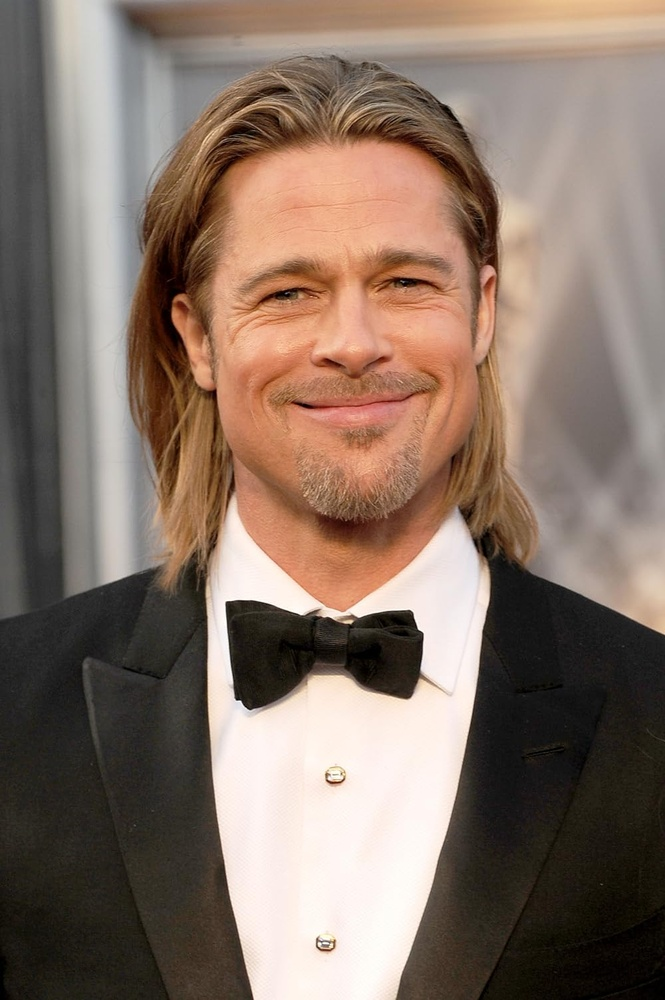
#> input picture target/bp.jpg, 665 x 1000 px, shrunk from 1000 x 1503 before the run; its folder holds only this picture in this run
$ python face_finder.py
#> lines starting #> are read from the running program, lines starting #| are printed output that depends on the picture
import cv2
import os

face_cascade = cv2.CascadeClassifier(cv2.data.haarcascades + 'haarcascade_frontalface_default.xml')

def detect_faces(image_path):
#> called with image_path = 'target/bp.jpg'
    image = cv2.imread(image_path)
#> image is the input picture: shape (1000, 665, 3); mean B, G, R 102.3, 114.8, 134
    gray = cv2.cvtColor(image, cv2.COLOR_BGR2GRAY)
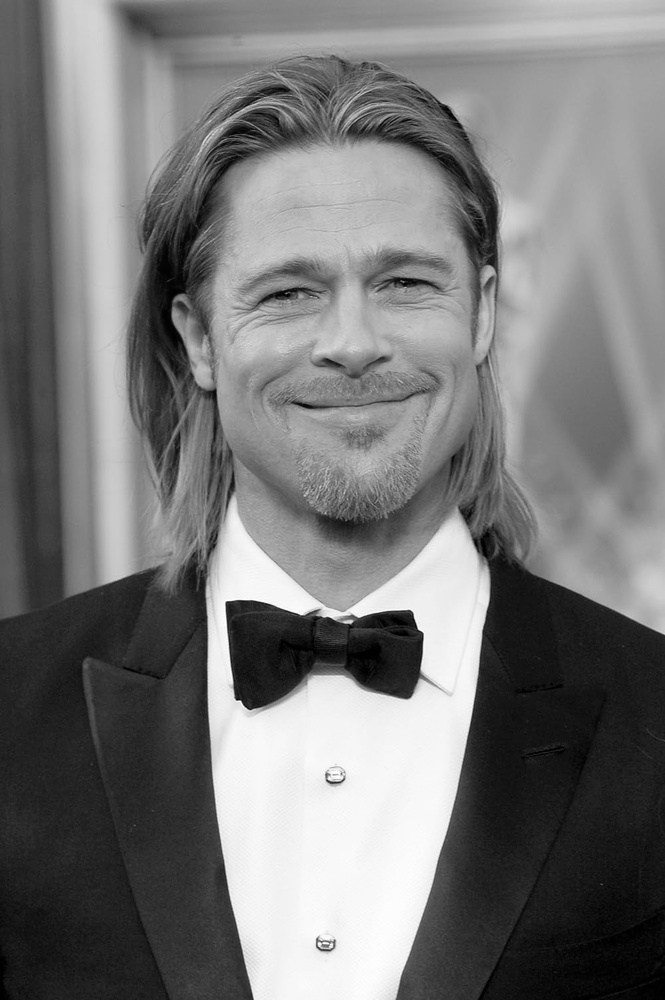
#> gray: shape (1000, 665); min 0, max 254, mean 119.1
    faces = face_cascade.detectMultiScale(gray, scaleFactor=1.3, minNeighbors=5)
#> faces = [[168, 153, 345, 345]]
    return faces

def save_faces(image_path, faces):
    image = cv2.imread(image_path)

    for i, (x, y, w, h) in enumerate(faces):
        face = image[y:y+h, x:x+w]
        new_image_path = f"{os.path.splitext(image_path)[0]}_face_{i+1}.jpg"
        cv2.imwrite(new_image_path, face)
        print(f"Face saved as {new_image_path}")

def process_folder(folder_path):
    for root, dirs, files in os.walk(folder_path):
        for file in files:
            if file.lower().endswith(('.png', '.jpg', '.jpeg')):
                image_path = os.path.join(root, file)
                faces = detect_faces(image_path)
#> faces = [[168, 153, 345, 345]]

                if len(faces) > 0:
                    save_faces(image_path, faces)
#> the loop in save_faces, `for i, (x, y, w, h) in enumerate(faces):` made 1 pass
#| Face saved as target/bp_face_1.jpg
#> pass 1, in save_faces, `face = image[y:y+h, x:x+w]`:
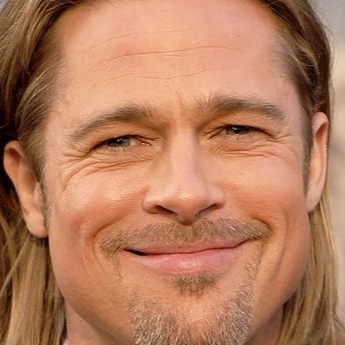
#> face: shape (345, 345, 3); mean B, G, R 93.6, 124.2, 180.4
                os.remove(image_path)

# process_folder("dataset")
# process_folder("tests")
process_folder("target")

$ run again, on target/sj.jpg
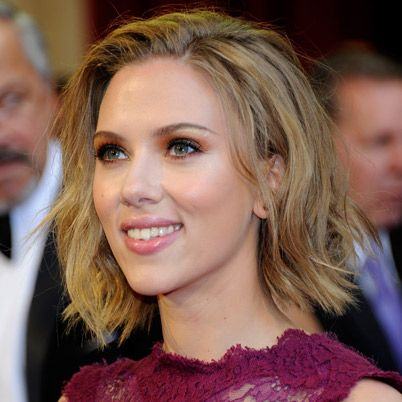
#> input picture target/sj.jpg, 402 x 402 px
#> in detect_faces, image is the input picture: shape (402, 402, 3); mean B, G, R 82.5, 93.3, 126.3
#> in detect_faces, `gray = cv2.cvtColor(image, cv2.COLOR_BGR2GRAY)`:
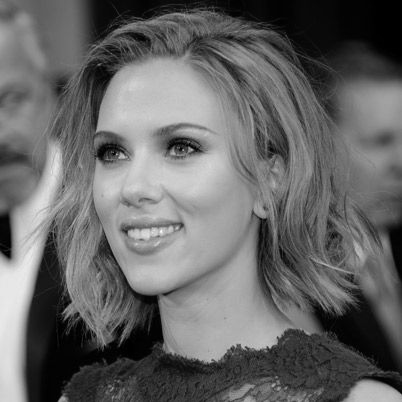
#> gray: shape (402, 402); min 0, max 252, mean 102
#> in detect_faces, `faces = face_cascade.detectMultiScale(gray, scaleFactor=1.3, minNeighb..`: faces = [[54, 52, 242, 242]]
#> the loop in save_faces, `for i, (x, y, w, h) in enumerate(faces):` made 1 pass
#> (printed output is left out)
#> pass 1, in save_faces, `face = image[y:y+h, x:x+w]`:
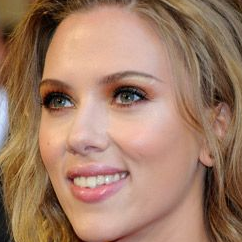
#> face: shape (242, 242, 3); mean B, G, R 102.2, 124.6, 161.3

$ run again, on target/sj_face_1.jpg
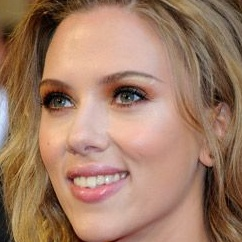
#> input picture target/sj_face_1.jpg, 242 x 242 px
#> in detect_faces, image is the input picture: shape (242, 242, 3); mean B, G, R 102.2, 124.5, 161.3
#> in detect_faces, `gray = cv2.cvtColor(image, cv2.COLOR_BGR2GRAY)`:
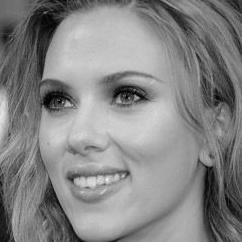
#> gray: shape (242, 242); min 0, max 252, mean 133
#> in detect_faces, `faces = face_cascade.detectMultiScale(gray, scaleFactor=1.3, minNeighb..`: faces = [[7, 26, 196, 196]]
#> the loop in save_faces, `for i, (x, y, w, h) in enumerate(faces):` made 1 pass
#> (printed output is left out)
#> pass 1, in save_faces, `face = image[y:y+h, x:x+w]`:
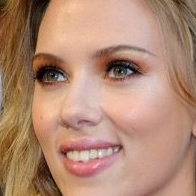
#> face: shape (196, 196, 3); mean B, G, R 115.7, 137.8, 177.9

$ run again, on target/bp_face_1.jpg
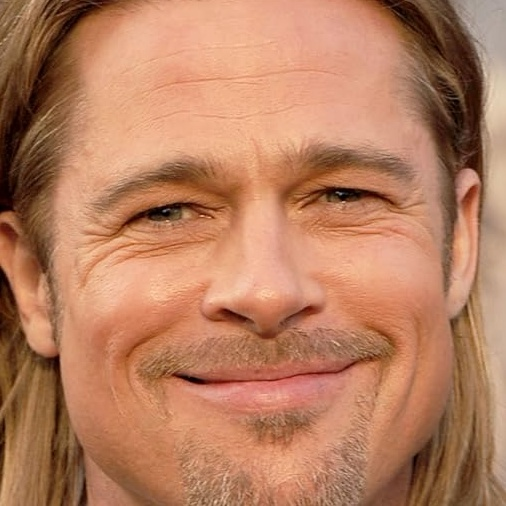
#> input picture target/bp_face_1.jpg, 506 x 506 px
#> in detect_faces, image is the input picture: shape (506, 506, 3); mean B, G, R 95.9, 126.8, 183.8
#> in detect_faces, `gray = cv2.cvtColor(image, cv2.COLOR_BGR2GRAY)`:
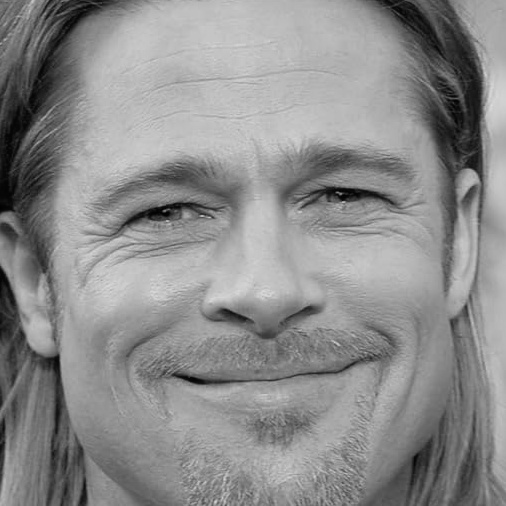
#> gray: shape (506, 506); min 0, max 220, mean 140.3
#> in detect_faces, `faces = face_cascade.detectMultiScale(gray, scaleFactor=1.3, minNeighb..`: faces = [[40, 32, 430, 430]]
#> the loop in save_faces, `for i, (x, y, w, h) in enumerate(faces):` made 1 pass
#> (printed output is left out)
#> pass 1, in save_faces, `face = image[y:y+h, x:x+w]`:
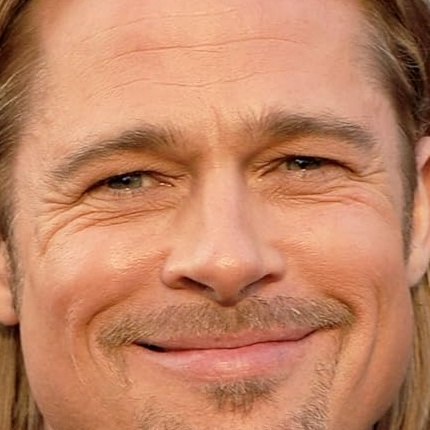
#> face: shape (430, 430, 3); mean B, G, R 100.9, 132.8, 194.4
